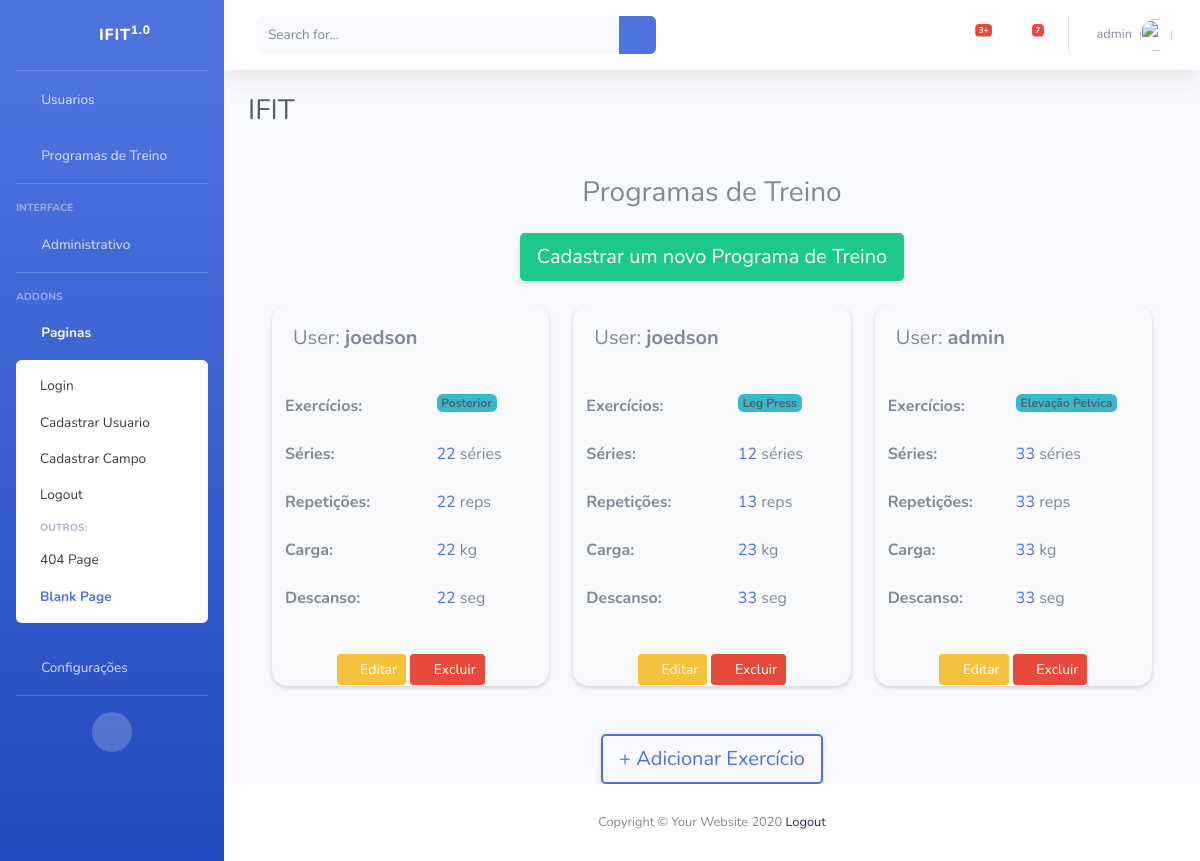
Page /listar/training-exercicios/ (signed in) on the earlier database version.
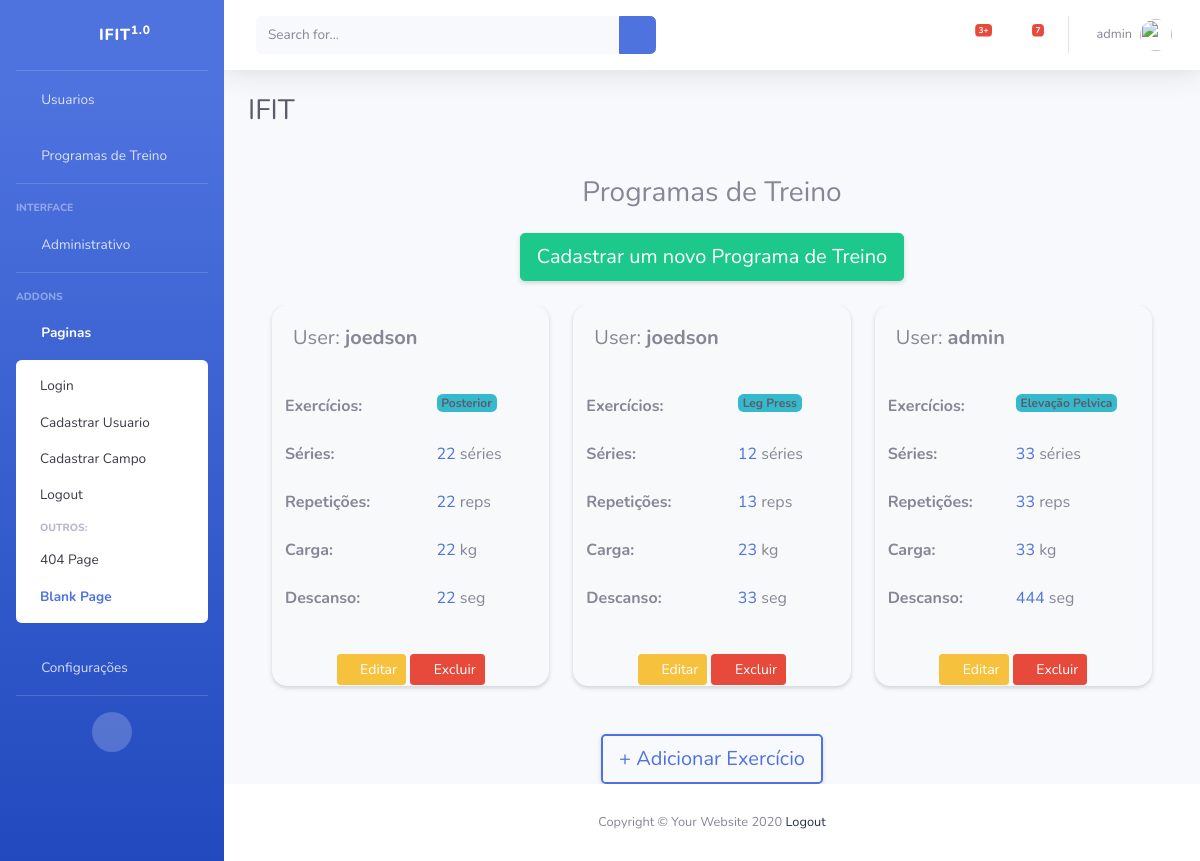
Same page on the later database version.
### cadastros/models.py (models this page shows, shortened)
class TrainingExercicio(models.Model):
    exercises = models.ManyToManyField(Exercicio)
    series = models.IntegerField()
    repeticoes = models.IntegerField()
    carga = models.CharField(max_length=50, blank=True, null=True)
    descanso = models.IntegerField()  # em segundos
    descricao = models.CharField(max_length=100, default='Descrição padrão')
    usuario = models.ForeignKey(User, on_delete=models.CASCADE)

### cadastros/views.py (the view)
# urls.py: path('listar/training-exercicios/', TrainingExercicioList.as_view(), name='listar-training-exercicios'),
class TrainingExercicioList(LoginRequiredMixin, ListView):
    login_url = reverse_lazy('login')
    model = TrainingExercicio
    template_name = 'cadastros/listas/training_exercicio.html'
    def get_queryset(self):
        if self.request.user.is_staff:
            return TrainingExercicio.objects.all()
        else:
            return TrainingExercicio.objects.filter(usuario=self.request.user)

### cadastros/templates/cadastros/listas/training_exercicio.html (shortened to what this page needs)
{% extends 'paginas/index.html' %}
{% load static %}
{% block conteudo %}
<div class="container mt-5">
    <h3 class="text-center mb-4">Programas de Treino</h3>
    <div class="text-center mb-4">
        <a href="{% url 'cadastrar-training-exercicio' %}" class="btn btn-success btn-lg shadow-sm">Cadastrar um novo Programa de Treino</a>
    </div>
    <div class="row flex-nowrap overflow-auto">
        {% for training_exercicio in object_list %}
        <div class="col-md-4 mb-4">
            <div class="card border-light shadow-sm" style="border-radius: 15px; background-color: #f8f9fa;">
                <div class="card-body">
                    <h5 class="card-title text-secondary">User: <strong>{{ training_exercicio.usuario }}</strong></h5>
                </div>
                <div class="table-responsive">
                    <table class="table table-borderless">
                        <tbody>
                            <tr>
                                <td><strong>Exercícios:</strong></td>
                                <td>
                                    <div class="d-flex flex-wrap" style="gap: 0.5rem;">
                                        {% for exercicio in training_exercicio.exercises.all %}
                                            <span class="badge bg-info text-dark">{{ exercicio.exercicio }}</span>
                                        {% endfor %}
                                    </div>
                                </td>
                            </tr>
                            <tr>
                                <td><strong>Séries:</strong></td>
                                <td><span class="text-primary">{{ training_exercicio.series }}</span> séries</td>
                            </tr>
                            <tr>
                                <td><strong>Repetições:</strong></td>
                                <td><span class="text-primary">{{ training_exercicio.repeticoes }}</span> reps</td>
                            </tr>
                            <tr>
                                <td><strong>Carga:</strong></td>
                                <td><span class="text-primary">{{ training_exercicio.carga }}</span> kg</td>
                            </tr>
                            <tr>
                                <td><strong>Descanso:</strong></td>
                                <td><span class="text-primary">{{ training_exercicio.descanso }}</span> seg</td>
                            </tr>
                        </tbody>
                    </table>
                </div>
                <div class="text-center mt-3">
                    <a href="{% url 'editar-training-exercicio' training_exercicio.pk %}" class="btn btn-warning btn-sm" title="Editar">
                        <i class="fas fa-edit"></i> Editar
                    </a>
                    <a href="{% url 'excluir-training-exercicio' training_exercicio.pk %}" class="btn btn-danger btn-sm" title="Excluir">
                        <i class="fas fa-trash-alt"></i> Excluir
                    </a>
                </div>
            </div>
        </div>
        {% empty %}
        <div class="col-12">
            <div class="alert alert-warning text-center">Nenhum programa de treino encontrado.</div>
        </div>
        {% endfor %}
    </div>
    <div class="text-center mt-4">
        <a href="{% url 'cadastrar-exercicio' %}" class="btn btn-outline-primary btn-lg shadow-sm" style="border-width: 2px;">+ Adicionar Exercício</a>
    </div>
</div>
{% endblock %}

Differences in the rows shown:
changed TrainingExercicio "admin": descanso "33" → "444"
